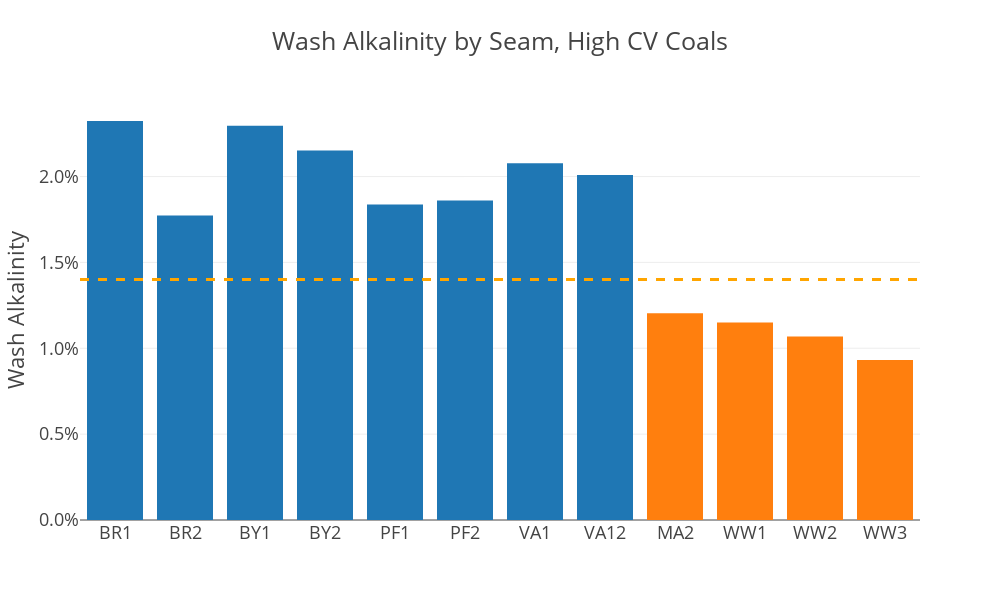

The code cell stored with this chart in its notebook:
### Code cell
# group by strip & weighted av of wash_alk_ad
df_hcv_seam = (
    df_hcv.groupby("pmath_ws")
    .apply(weighted_average, "wash_alk_ad", "wash_qty")
    .reset_index(name="wash_alk_ad")
    # .query('strip not in ("S52","S53","S54","S55")')
)

# create col 'below_spec' if pmath_ws is in ['MA2','WW1','WW2','WW3'] then 'low_alk_seam' else 'high_alk_seam'
df_hcv_seam["below_spec"] = df_hcv_seam["pmath_ws"].apply(
    lambda x: "low_alk_seam" if x in ["MA2", "WW1", "WW2", "WW3"] else "high_alk_seam"
)

# df_hcv_seam['below_spec'] = df["pmath_ws"].apply(lambda x: 'low_alk_seam' if x in ['MA2','WW1','WW2','WW3'] else "high_alk_seam")

fig = px.bar(
    df_hcv_seam,
    x="pmath_ws",
    y="wash_alk_ad",
    color="below_spec",
    title="Wash Alkalinity by Seam, High CV Coals",
    template="presentation",
)
fig.add_hline(y=0.014, line_width=3, line_dash="dash", line_color="orange")
fig.update_layout(
    yaxis_tickformat=".1%",  # None
    # , yaxis_rangemode = 'tozero'
    xaxis_title=None,
    yaxis_title="Wash Alkalinity",
    # , title='<b>stMATIC Aave V3 Polygon Supply Cap Utilisation</b>'
    hovermode="x",
    showlegend=False,
)

fig.update_layout(width=1000, height=600)
fig
# df_hcv_seam

### Figure 1 — Plotly figure (JSON) as saved in the notebook; plotly's stock layout.template omitted (floating-point values rounded to 4 significant figures)
{"data": [{"alignmentgroup": "True", "hovertemplate": "below_spec=high_alk_seam<br>pmath_ws=%{x}<br>wash_alk_ad=%{y}<extra></extra>", "legendgroup": "high_alk_seam", "marker": {"color": "#1F77B4", "pattern": {"shape": ""}}, "name": "high_alk_seam", "offsetgroup": "high_alk_seam", "orientation": "v", "showlegend": true, "textposition": "auto", "type": "bar", "x": ["BR1", "BR2", "BY1", "BY2", "PF1", "PF2", "VA1", "VA12"], "xaxis": "x", "y": [0.02323, 0.01773, 0.02295, 0.02152, 0.01837, 0.0186, 0.02078, 0.02008], "yaxis": "y"}, {"alignmentgroup": "True", "hovertemplate": "below_spec=low_alk_seam<br>pmath_ws=%{x}<br>wash_alk_ad=%{y}<extra></extra>", "legendgroup": "low_alk_seam", "marker": {"color": "#FF7F0E", "pattern": {"shape": ""}}, "name": "low_alk_seam", "offsetgroup": "low_alk_seam", "orientation": "v", "showlegend": true, "textposition": "auto", "type": "bar", "x": ["MA2", "WW1", "WW2", "WW3"], "xaxis": "x", "y": [0.01204, 0.0115, 0.01068, 0.009314], "yaxis": "y"}], "layout": {"barmode": "relative", "height": 600, "hovermode": "x", "legend": {"title": {"text": "below_spec"}, "tracegroupgap": 0}, "shapes": [{"line": {"color": "orange", "dash": "dash", "width": 3}, "type": "line", "x0": 0, "x1": 1, "xref": "x domain", "y0": 0.014, "y1": 0.014, "yref": "y"}], "showlegend": false, "title": {"text": "Wash Alkalinity by Seam, High CV Coals"}, "width": 1000, "xaxis": {"anchor": "y", "domain": [0, 1], "title": {}}, "yaxis": {"anchor": "x", "domain": [0, 1], "tickformat": ".1%", "title": {"text": "Wash Alkalinity"}}}}
